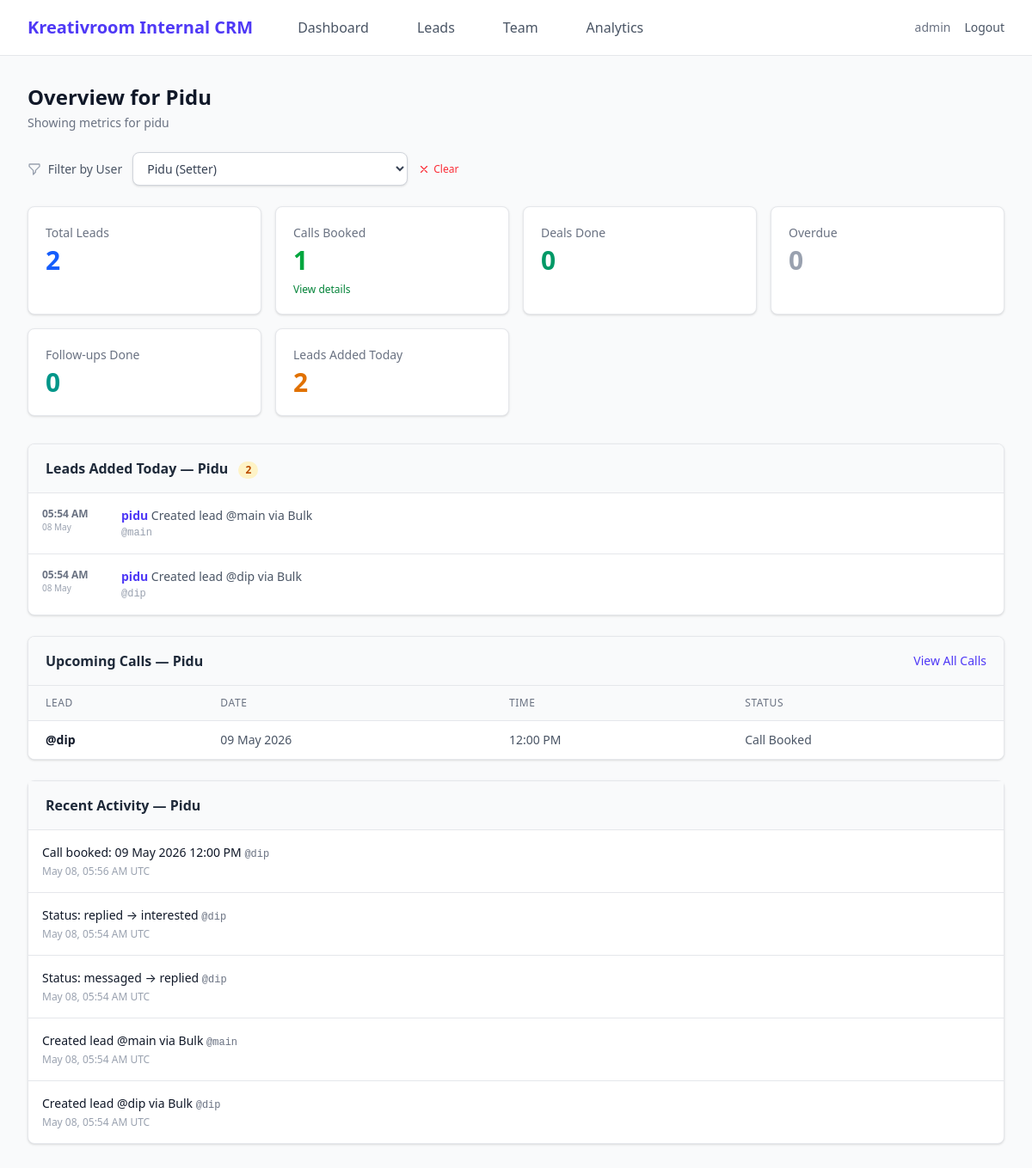
/admin/dashboard?user_id=2 (signed in), run on the app's committed database.
### instagram_crm/models.py (models this page shows, shortened)
class User(UserMixin, db.Model):
    __tablename__ = "users"
    id            = db.Column(db.Integer, primary_key=True)
    username      = db.Column(db.String(255), unique=True, nullable=False)
    password_hash = db.Column(db.String(255), nullable=False)
    role          = db.Column(db.String(50), default="setter")
    last_login    = db.Column(db.DateTime, nullable=True)
    created_at    = db.Column(db.DateTime, default=datetime.utcnow)
    leads      = db.relationship("Lead", backref="setter", lazy="dynamic")
    activities = db.relationship("Activity", backref="user", lazy="dynamic")
    @property
    def is_admin(self) -> bool:
        return self.role == "admin"

class Activity(db.Model):
    __tablename__ = "activities"
    id        = db.Column(db.Integer, primary_key=True)
    user_id   = db.Column(db.Integer, db.ForeignKey("users.id"), nullable=True)
    action    = db.Column(db.String(255), nullable=False)
    lead_id   = db.Column(db.Integer, db.ForeignKey("leads.id"), nullable=True)
    timestamp = db.Column(db.DateTime, default=datetime.utcnow)

class Lead(db.Model):
    __tablename__ = "leads"
    STATUSES = ["new_lead", "messaged", "replied", "interested", "call_booked", "deal_done"]
    id               = db.Column(db.Integer, primary_key=True)
    instagram_handle = db.Column(db.String(255), unique=True, nullable=False)
    status           = db.Column(db.String(50), default="new_lead", nullable=False, index=True)
    prev_status      = db.Column(db.String(50), nullable=True)   # ← restored on cancel-call
    assigned_to      = db.Column(db.Integer, db.ForeignKey("users.id"), nullable=True, index=True)
    last_contacted   = db.Column(db.DateTime, nullable=True)
    next_followup    = db.Column(db.Date, nullable=True, index=True)
    notes            = db.Column(db.Text, nullable=True)
    created_at       = db.Column(db.DateTime, default=datetime.utcnow)
    call       = db.relationship("Call", backref="lead", uselist=False,
                                 cascade="all, delete-orphan")
    activities = db.relationship("Activity", backref="lead", lazy="dynamic")

class Call(db.Model):
    __tablename__ = "calls"
    id            = db.Column(db.Integer, primary_key=True)
    lead_id       = db.Column(db.Integer, db.ForeignKey("leads.id"), unique=True, nullable=False)
    call_datetime = db.Column(db.DateTime, nullable=False)

### instagram_crm/admin.py (the view, shortened to what this page needs)
@admin_bp.route("/dashboard")
@admin_required
def dashboard():
    today     = date.today()
    day_start = datetime.combine(today, datetime.min.time())
    week_ago  = datetime.utcnow() - timedelta(days=7)
    filter_users = User.query.filter(User.role != 'admin').order_by(User.username).all()
    selected_user_id = request.args.get("user_id", type=int)
    selected_user = None
    if selected_user_id:
        selected_user = db.session.get(User, selected_user_id)
        if not selected_user:
            selected_user_id = None          # invalid id → show all
    total_users = User.query.filter(User.role != 'admin').count()
    if selected_user_id:
        total_leads     = Lead.query.filter_by(assigned_to=selected_user_id).count()
        total_calls     = Call.query.join(Lead).filter(Lead.assigned_to == selected_user_id).count()
        leads_today     = Lead.query.filter(Lead.assigned_to == selected_user_id, Lead.created_at >= day_start).count()
        calls_this_week = Call.query.join(Lead).filter(Lead.assigned_to == selected_user_id, Call.call_datetime >= week_ago).count()
        deals_done      = Lead.query.filter_by(assigned_to=selected_user_id, status="deal_done").count()
        overdue_count   = (
            Lead.query
            .filter(Lead.assigned_to == selected_user_id,
                    Lead.next_followup != None,
                    Lead.next_followup < today,
                    Lead.status != "call_booked",
                    Lead.status != "deal_done")
            .count()
        )
        followups_done  = (
            Activity.query
            .filter(Activity.user_id == selected_user_id,
                    Activity.action.like("Follow-up done%"))
            .count()
        )
    active_today = User.query.filter(User.role != 'admin', User.last_login >= day_start).count()
    add_query = (
        Activity.query
        .filter(Activity.timestamp >= day_start, Activity.action.startswith("Created lead"))
    )
    if selected_user_id:
        add_query = add_query.filter(Activity.user_id == selected_user_id)
    leads_added_today = add_query.count()
    lead_additions = (
        add_query
        .order_by(Activity.timestamp.desc())
        .limit(15).all()
    )
    act_query = Activity.query
    if selected_user_id:
        act_query = act_query.filter(Activity.user_id == selected_user_id)
    recent_activities = act_query.order_by(Activity.timestamp.desc()).limit(10).all()
    users = User.query.order_by(User.last_login.desc().nullslast()).all()
    user_stats = _user_stats()
    calls_query = (
        Call.query
        .options(joinedload(Call.lead).joinedload(Lead.setter))
        .filter(Call.call_datetime >= datetime.now())
    )
    if selected_user_id:
        calls_query = calls_query.join(Call.lead).filter(Lead.assigned_to == selected_user_id)
    upcoming_calls = calls_query.order_by(Call.call_datetime.asc()).limit(8).all()
    return render_template(
        "admin/dashboard.html",
        total_users=total_users,
        total_leads=total_leads,
        total_calls=total_calls,
        leads_today=leads_today,
        calls_this_week=calls_this_week,
        active_today=active_today,
        deals_done=deals_done,
        overdue_count=overdue_count,
        followups_done=followups_done,
        leads_added_today=leads_added_today,
        lead_additions=lead_additions,
        recent_activities=recent_activities,
        users=users,
        user_stats=user_stats,
        upcoming_calls=upcoming_calls,
        filter_users=filter_users,
        selected_user_id=selected_user_id,
        selected_user=selected_user,
    )

### instagram_crm/admin.py (called while the page is built)
def admin_required(fn):
    from functools import wraps
    @wraps(fn)
    @login_required
    def wrapper(*args, **kwargs):
        if not current_user.is_admin:
            abort(403)
        return fn(*args, **kwargs)
    return wrapper

### instagram_crm/templates/admin/dashboard.html (shortened to what this page needs)
{% extends "base.html" %}
{% block content %}
<div class="mb-6 flex flex-col sm:flex-row sm:justify-between sm:items-center gap-4">
  <div>
    <h1 class="text-2xl font-bold text-gray-900">
      {% if selected_user %}Overview for {{ selected_user.username | title }}{% else %}Admin Overview{% endif %}
    </h1>
    <p class="text-sm text-gray-500 mt-1">
      {% if selected_user %}Showing metrics for {{ selected_user.username }}{% else %}High-level metrics and team performance{% endif %}
    </p>
  </div>
</div>
{% set filter_action = url_for('admin.dashboard') %}
{% include "_components/_user_filter.html" with context %}
<div class="grid grid-cols-2 md:grid-cols-4 gap-4 mb-8">
  <div class="bg-white border border-gray-200 rounded-lg p-5 shadow-sm">
    <div class="text-sm text-gray-500 font-medium mb-1">Total Leads</div>
    <div class="text-3xl font-bold text-blue-600">{{ total_leads }}</div>
  </div>
  <a href="{{ url_for('admin.calls') }}" class="block bg-white border border-gray-200 rounded-lg p-5 shadow-sm hover:border-green-300 hover:shadow-md transition">
    <div class="text-sm text-gray-500 font-medium mb-1">Calls Booked</div>
    <div class="text-3xl font-bold text-green-600">{{ total_calls }}</div>
    <div class="text-xs text-green-700 mt-2">View details</div>
  </a>
  <div class="bg-white border border-gray-200 rounded-lg p-5 shadow-sm">
    <div class="text-sm text-gray-500 font-medium mb-1">Deals Done</div>
    <div class="text-3xl font-bold text-emerald-600">{{ deals_done }}</div>
  </div>
  <div class="bg-white border border-gray-200 rounded-lg p-5 shadow-sm">
    <div class="text-sm text-gray-500 font-medium mb-1">Overdue</div>
    <div class="text-3xl font-bold {% if overdue_count %}text-red-600{% else %}text-gray-400{% endif %}">{{ overdue_count }}</div>
  </div>
  <div class="bg-white border border-gray-200 rounded-lg p-5 shadow-sm">
    <div class="text-sm text-gray-500 font-medium mb-1">Follow-ups Done</div>
    <div class="text-3xl font-bold text-teal-600">{{ followups_done }}</div>
  </div>
  <div class="bg-white border border-gray-200 rounded-lg p-5 shadow-sm">
    <div class="text-sm text-gray-500 font-medium mb-1">Leads Added Today</div>
    <div class="text-3xl font-bold text-amber-600">{{ leads_added_today }}</div>
  </div>
</div>
<div class="grid grid-cols-1 gap-6">
  <div class="bg-white border border-gray-200 rounded-lg shadow-sm overflow-hidden">
    <div class="px-5 py-4 border-b border-gray-200 bg-gray-50 flex justify-between items-center">
      <h2 class="font-semibold text-gray-800">
        Leads Added Today{% if selected_user %} — {{ selected_user.username | title }}{% endif %}
        <span class="ml-2 inline-flex items-center px-2 py-0.5 rounded-full text-xs font-bold bg-amber-100 text-amber-700">{{ leads_added_today }}</span>
      </h2>
    </div>
    <div class="divide-y divide-gray-200 overflow-y-auto max-h-[350px]">
      {% for act in lead_additions %}
      <div class="p-4 hover:bg-gray-50 flex items-start gap-3">
        <div class="w-20 shrink-0">
          <div class="text-xs font-semibold text-gray-500">{{ act.timestamp.strftime('%I:%M %p') }}</div>
          <div class="text-[10px] text-gray-400">{{ act.timestamp.strftime('%d %b') }}</div>
        </div>
        <div class="flex-1 min-w-0">
          <p class="text-sm text-gray-900">
            <span class="font-semibold text-indigo-600">{{ act.user.username if act.user else 'System' }}</span>
            <span class="text-gray-600">{{ act.action }}</span>
          </p>
          {% if act.lead %}
          <p class="text-xs text-gray-400 font-mono mt-0.5">@{{ act.lead.instagram_handle }}</p>
          {% endif %}
        </div>
      </div>
      {% else %}
      <div class="p-8 text-center text-gray-500 text-sm">No leads added today.</div>
      {% endfor %}
    </div>
  </div>
  <div class="bg-white border border-gray-200 rounded-lg shadow-sm overflow-hidden">
    <div class="px-5 py-4 border-b border-gray-200 bg-gray-50 flex justify-between items-center">
      <h2 class="font-semibold text-gray-800">Upcoming Calls{% if selected_user %} — {{ selected_user.username | title }}{% endif %}</h2>
      <a href="{{ url_for('admin.calls') }}" class="text-sm text-indigo-600 hover:text-indigo-800 font-medium">View All Calls</a>
    </div>
    <div class="overflow-x-auto">
      <table class="min-w-full divide-y divide-gray-200 text-sm text-left">
        <thead class="bg-gray-50 text-gray-500 uppercase tracking-wider text-xs">
          <tr>
            <th class="px-5 py-3 font-medium">Lead</th>
            <th class="px-5 py-3 font-medium">Date</th>
            <th class="px-5 py-3 font-medium">Time</th>
            <th class="px-5 py-3 font-medium">Status</th>
          </tr>
        </thead>
         <tbody class="divide-y divide-gray-200 bg-white">
           {% for call in upcoming_calls %}
           <tr class="hover:bg-gray-50">
             <td class="px-5 py-3 font-semibold text-gray-900">
               {% if call.lead %}
                 @{{ call.lead.instagram_handle }}
               {% else %}
                 Deleted Lead
               {% endif %}
             </td>
             <td class="px-5 py-3 text-gray-600">{{ call.call_datetime.strftime('%d %b %Y') }}</td>
             <td class="px-5 py-3 text-gray-600">{{ call.call_datetime.strftime('%I:%M %p') }}</td>
             <td class="px-5 py-3 text-gray-600">
               {% if call.lead %}
                 {{ call.lead.status.replace('_', ' ').title() }}
               {% else %}
                 N/A
               {% endif %}
             </td>
           </tr>
           {% else %}
           <tr>
             <td colspan="{% if selected_user %}4{% else %}5{% endif %}" class="px-5 py-8 text-center text-gray-500">No calls booked yet.</td>
           </tr>
           {% endfor %}
        </tbody>
      </table>
    </div>
  </div>
  <div class="bg-white border border-gray-200 rounded-lg shadow-sm flex flex-col">
    <div class="px-5 py-4 border-b border-gray-200 bg-gray-50 flex justify-between items-center">
      <h2 class="font-semibold text-gray-800">Recent Activity{% if selected_user %} — {{ selected_user.username | title }}{% endif %}</h2>
    </div>
    <div class="divide-y divide-gray-200 overflow-y-auto max-h-[400px]">
      {% for act in recent_activities %}
      <div class="p-4 hover:bg-gray-50">
        <p class="text-sm text-gray-900">
          {{ act.action }}
          {% if act.lead %}
            <span class="text-gray-500 font-mono text-xs">@{{ act.lead.instagram_handle }}</span>
          {% endif %}
        </p>
        <p class="text-xs text-gray-400 mt-1">{{ act.timestamp.strftime('%b %d, %I:%M %p') }} UTC</p>
      </div>
      {% else %}
      <div class="p-8 text-center text-gray-500 text-sm">No recent activity found.</div>
      {% endfor %}
    </div>
  </div>
</div>
{% endblock %}

### instagram_crm/templates/base.html (shortened to what this page needs)
<!DOCTYPE html>
<html lang="en">
<head>
  <script src="https://unpkg.com/@tailwindcss/browser@4"></script>
</head>
<body class="bg-gray-50 text-gray-900 flex flex-col min-h-screen">
  {% if current_user.is_authenticated %}
  <nav class="bg-white border-b border-gray-200">
    <div class="max-w-7xl mx-auto px-4 sm:px-6 lg:px-8">
      <div class="flex justify-between h-16">
        <div class="flex items-center">
          <span class="text-xl font-bold text-indigo-600">Kreativroom Internal CRM</span>
          <div class="hidden md:flex md:ml-10 md:space-x-8">
            {% if current_user.is_admin %}
              <a href="{{ url_for('admin.dashboard') }}" class="text-gray-600 hover:text-gray-900 px-3 py-2 rounded-md font-medium">Dashboard</a>
              <a href="{{ url_for('admin.all_leads') }}" class="text-gray-600 hover:text-gray-900 px-3 py-2 rounded-md font-medium">Leads</a>
              <a href="{{ url_for('admin.team') }}" class="text-gray-600 hover:text-gray-900 px-3 py-2 rounded-md font-medium">Team</a>
              <a href="{{ url_for('admin.reports') }}" class="text-gray-600 hover:text-gray-900 px-3 py-2 rounded-md font-medium">Analytics</a>
            {% else %}
              <a href="{{ url_for('crm.dashboard') }}" class="text-gray-600 hover:text-gray-900 px-3 py-2 rounded-md font-medium">My Leads</a>
            {% endif %}
          </div>
        </div>
        <div class="flex items-center space-x-4">
          <span class="text-sm text-gray-500 hidden sm:block">{{ current_user.username }}</span>
          <a href="{{ url_for('auth.logout') }}" class="text-sm font-medium text-gray-600 hover:text-red-600">Logout</a>
        </div>
      </div>
    </div>
  </nav>
  {% endif %}
  <main class="flex-1 max-w-7xl w-full mx-auto p-4 sm:p-6 lg:p-8">
    {% block content %}{% endblock %}
  </main>
</body>
</html>

### instagram_crm/templates/base.html (style rules this page uses)
body { font-family: system-ui, -apple-system, sans-serif; }

### data on the page
User: username "admin"
User: username "Pidu", username "pidu"
Activity: timestamp "05:54 AM", timestamp "08 May", user "pidu", action "Created lead @main via Bulk", lead.instagram_handle "main", timestamp "May 08, 05:54 AM"
Activity: timestamp "05:54 AM", timestamp "08 May", user "pidu", action "Created lead @dip via Bulk", lead.instagram_handle "dip", timestamp "May 08, 05:54 AM"
Call: lead.instagram_handle "dip", call_datetime "09 May 2026", call_datetime "12:00 PM", lead.status.replace "Call Booked"
Activity: action "Call booked: 09 May 2026 12:00 PM", lead.instagram_handle "dip", timestamp "May 08, 05:56 AM"
Activity: action "Status: replied → interested", lead.instagram_handle "dip", timestamp "May 08, 05:54 AM"
Activity: action "Status: messaged → replied", lead.instagram_handle "dip", timestamp "May 08, 05:54 AM"

### other printed values
{{ total_leads }} "2"
{{ total_calls }} "1"
{{ deals_done }} "0"
{{ overdue_count }} "0"
{{ followups_done }} "0"
{{ leads_added_today }} "2"
form field user_id "Pidu (Setter)"
